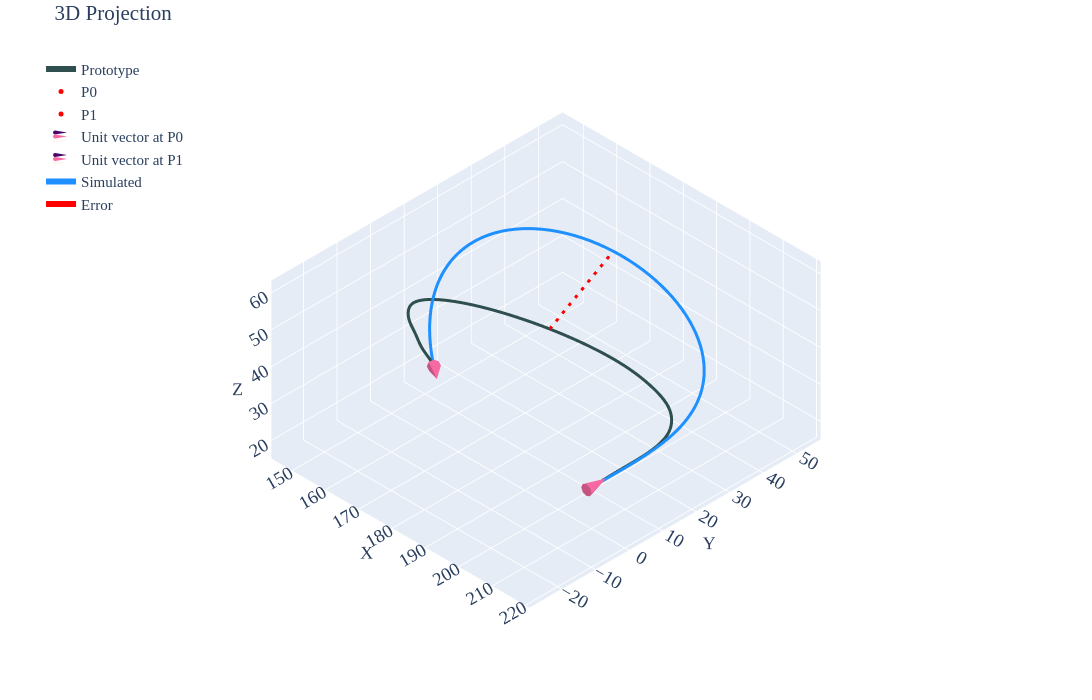
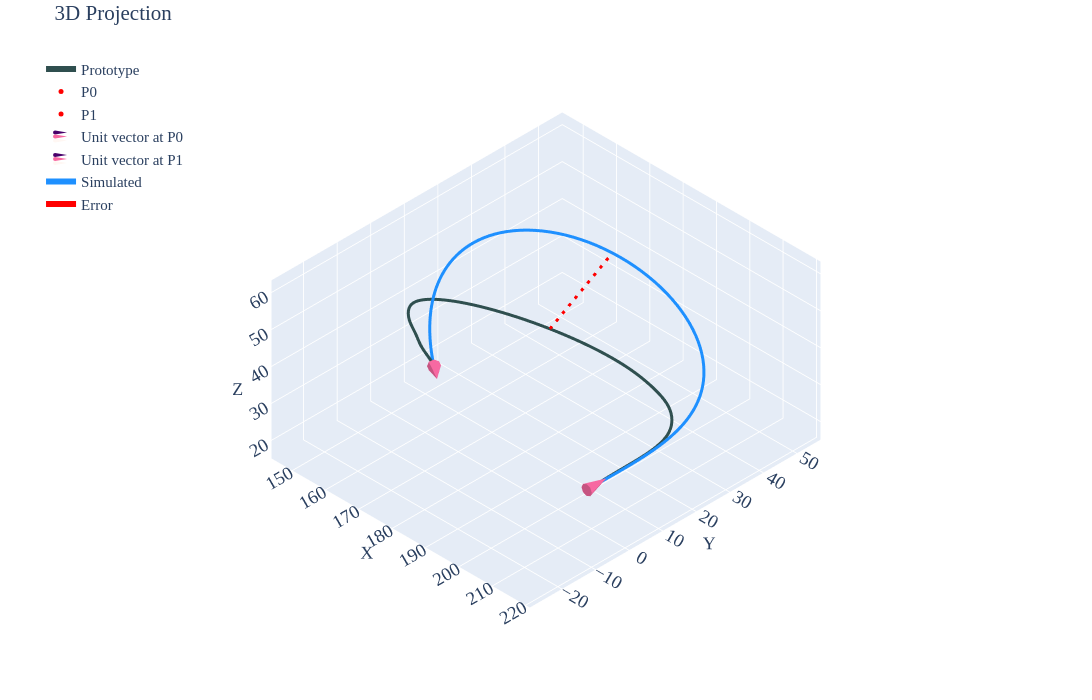
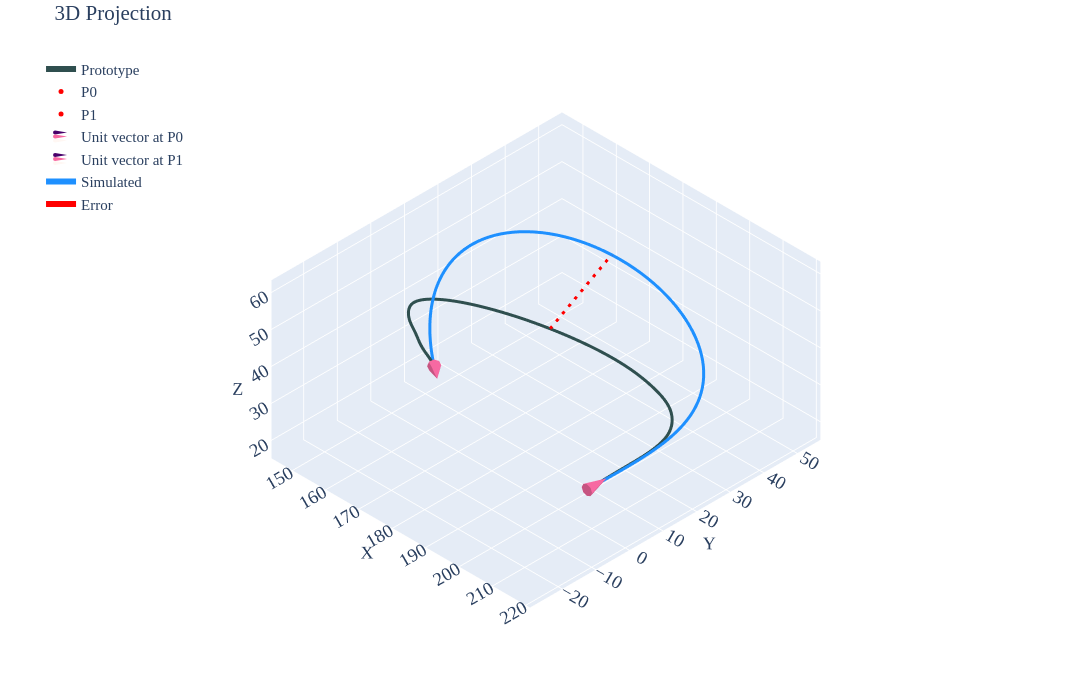
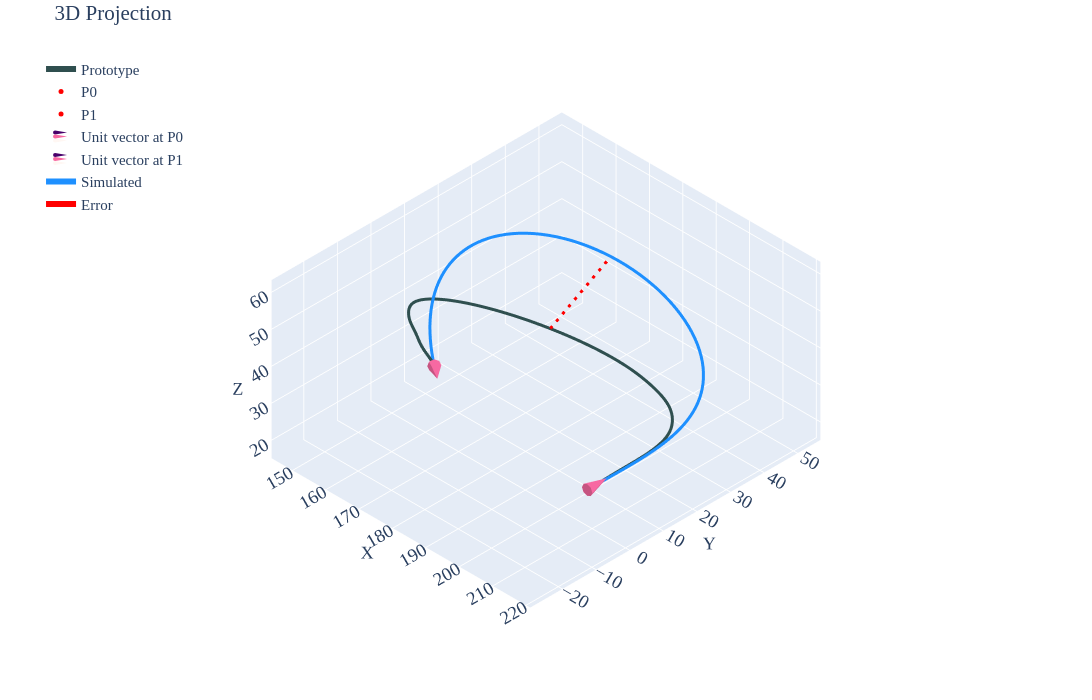

Notebook code for these charts, in order:
### Code cell
for i in  np.linspace(0.23e-6, 2.23e-6, 37):
    dens_looper(density=i,pfix='density-new\\')
